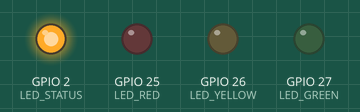
Simulated run of this sketch. Board: ESP32. On the bench: output pins drawn as LEDs (lit = HIGH). WiFi joins after 1.5 s; servers stay silent unless stated; uploads are accepted with an empty reply; what the sketch prints to the serial monitor is not drawn.

Above: at 6.1 s.
At 11.3 s:
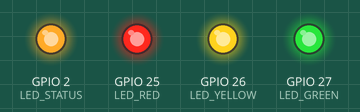
Timing chart, 0 to 13.3 s (numbered marks = the images above):
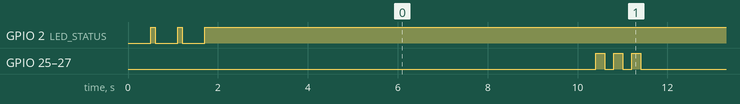

Measured:
- by itself, GPIO 25 (LED_RED), GPIO 26 (LED_YELLOW), GPIO 27 (LED_GREEN): repeats every 10.0 s: 2 × (LOW 0.20 s, HIGH 0.20 s), LOW 9.0 s, HIGH 0.20 s
- by itself, everything shown: repeats every 10.0 s, in 6 steps

The sketch:

esp32_led.ino
```cpp
#include <WiFi.h>
#include <HTTPClient.h>
#include <ArduinoJson.h>

// Traffic Signal LEDs
#define LED_RED    25   // GPIO 25 - Red LED (High crowd - Don't go!)
#define LED_YELLOW 26   // GPIO 26 - Yellow LED (Medium crowd - Caution)
#define LED_GREEN  27   // GPIO 27 - Green LED (Low crowd - Safe!)
#define LED_STATUS 2    // Built-in LED (WiFi connected)

// ============== CONFIGURATION ==============
// CHANGE THESE TO YOUR WIFI CREDENTIALS
const char* ssid = "YOUR_WIFI_NAME";
const char* password = "YOUR_WIFI_PASSWORD";

// CHANGE THIS TO YOUR DEPLOYED APP URL
const char* serverUrl = "https://your-app.railway.app";

// Bus/Hospital/Temple to monitor
const char* queryParam = "q=12b";  // q=12b (bus), q=apollo (hospital), q=meenakshi (temple)
// ==========================================

// Update interval (milliseconds)
const long updateInterval = 10000;  // Update every 10 seconds
unsigned long previousUpdate = 0;

void setup() {
  Serial.begin(115200);

  // Initialize LED pins
  pinMode(LED_STATUS, OUTPUT);
  pinMode(LED_RED, OUTPUT);
  pinMode(LED_YELLOW, OUTPUT);
  pinMode(LED_GREEN, OUTPUT);

  // All LEDs off initially
  allLEDsOff();

  // Connect to WiFi
  connectWiFi();
}

void loop() {
  unsigned long currentMillis = millis();

  if (currentMillis - previousUpdate >= updateInterval) {
    previousUpdate = currentMillis;
    fetchAndUpdateLEDs();
  }

  // Check WiFi connection
  if (WiFi.status() != WL_CONNECTED) {
    digitalWrite(LED_STATUS, LOW);
    connectWiFi();
  } else {
    digitalWrite(LED_STATUS, HIGH);
  }
}

void connectWiFi() {
  Serial.println("Connecting to WiFi...");
  WiFi.begin(ssid, password);

  int attempts = 0;
  while (WiFi.status() != WL_CONNECTED && attempts < 30) {
    delay(500);
    Serial.print(".");
    blinkStatusLED();
    attempts++;
  }

  if (WiFi.status() == WL_CONNECTED) {
    Serial.println("");
    Serial.println("WiFi Connected!");
    Serial.print("IP: ");
    Serial.println(WiFi.localIP());
    digitalWrite(LED_STATUS, HIGH);
  } else {
    Serial.println("");
    Serial.println("WiFi Failed! Check credentials.");
  }
}

void blinkStatusLED() {
  digitalWrite(LED_STATUS, HIGH);
  delay(100);
  digitalWrite(LED_STATUS, LOW);
}

void allLEDsOff() {
  digitalWrite(LED_RED, LOW);
  digitalWrite(LED_YELLOW, LOW);
  digitalWrite(LED_GREEN, LOW);
}

void fetchAndUpdateLEDs() {
  if (WiFi.status() != WL_CONNECTED) return;

  HTTPClient http;
  String url = String(serverUrl) + "/api/bus?" + queryParam;

  Serial.println("Fetching: " + url);

  http.begin(url);
  http.setTimeout(10000);

  int httpCode = http.GET();

  if (httpCode == 200) {
    String payload = http.getString();
    Serial.println("Response: " + payload);

    // Parse JSON
    JsonDocument doc;
    DeserializationError error = deserializeJson(doc, payload);

    if (!error) {
      const char* status = doc["status"] | "Unknown";
      int count = doc["count"] | 0;

      updateTrafficLEDs(status);
      Serial.print("Count: ");
      Serial.print(count);
      Serial.print(" - Status: ");
      Serial.println(status);
    } else {
      Serial.println("JSON Parse Error");
      blinkAllLEDsError();
    }
  } else {
    Serial.print("HTTP Error: ");
    Serial.println(httpCode);
    blinkAllLEDsError();
  }

  http.end();
}

void updateTrafficLEDs(const char* status) {
  allLEDsOff();

  if (strcmp(status, "High") == 0) {
    // Red LED ON - Crowded
    digitalWrite(LED_RED, HIGH);
    Serial.println(">>> RED LED ON - HIGH CROWD");
  }
  else if (strcmp(status, "Medium") == 0) {
    // Yellow LED ON - Moderate
    digitalWrite(LED_YELLOW, HIGH);
    Serial.println(">>> YELLOW LED ON - MEDIUM CROWD");
  }
  else if (strcmp(status, "Low") == 0) {
    // Green LED ON - Low
    digitalWrite(LED_GREEN, HIGH);
    Serial.println(">>> GREEN LED ON - LOW CROWD");
  }
  else {
    // All blink - Unknown status
    blinkAllLEDsError();
  }
}

void blinkAllLEDsError() {
  for (int i = 0; i < 3; i++) {
    allLEDsOff();
    delay(200);
    digitalWrite(LED_RED, HIGH);
    digitalWrite(LED_YELLOW, HIGH);
    digitalWrite(LED_GREEN, HIGH);
    delay(200);
  }
  allLEDsOff();
}
```
